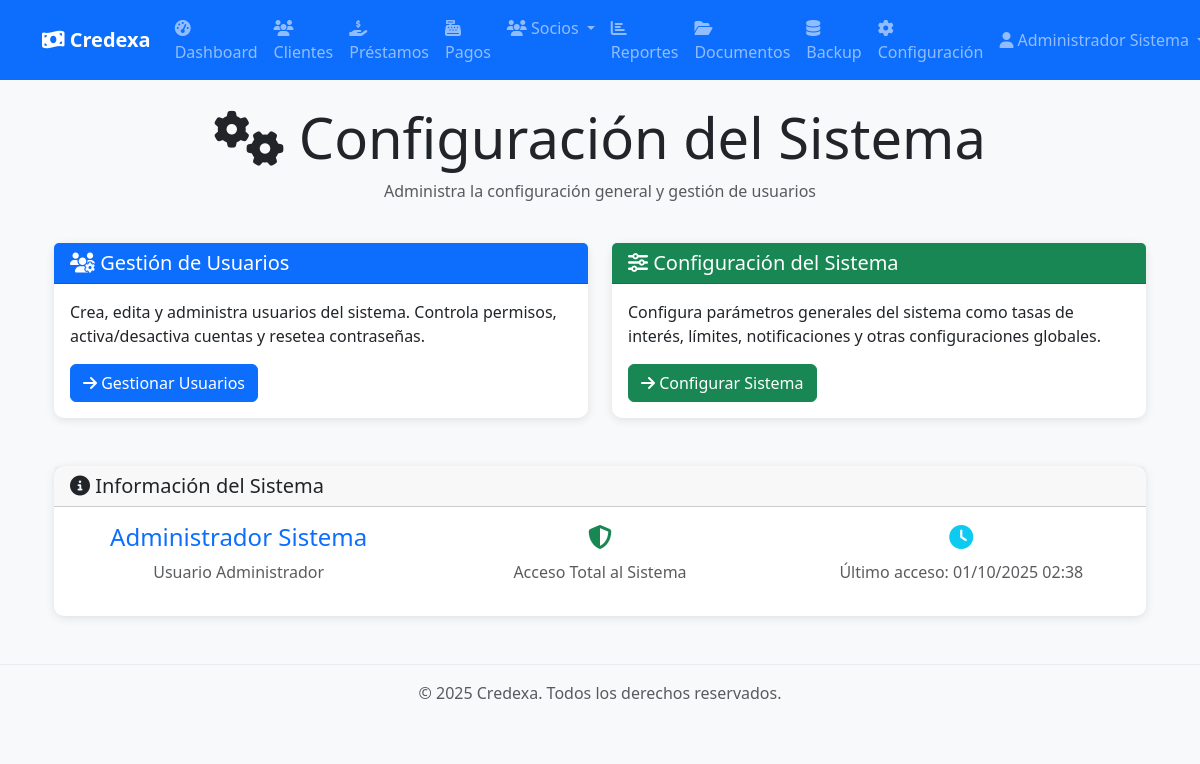
Before: /api/configuracion (signed in) with the older database file.
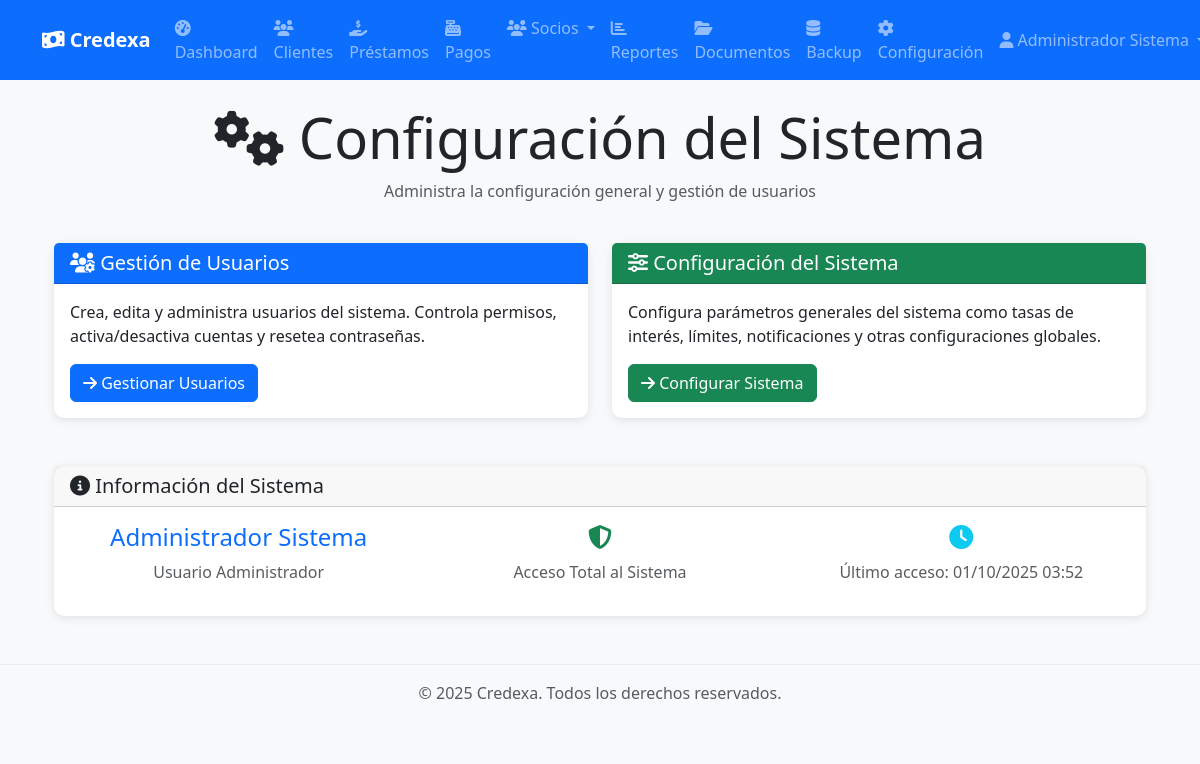
After: the same page with the newer database file.
### app/models/user.py (models this page shows, shortened)
class Usuario(Base):
    __tablename__ = "usuarios"
    id = Column(Integer, primary_key=True, index=True)
    nombre_completo = Column(String, nullable=False)
    username = Column(String, unique=True, index=True, nullable=False)
    email = Column(String, unique=True, index=True, nullable=False)
    hashed_password = Column(String, nullable=False)
    rol_id = Column(Integer, ForeignKey("roles.id"), nullable=False)
    activo = Column(Boolean, default=True, nullable=False)
    ultimo_login = Column(DateTime(timezone=True), nullable=True)
    creado_en = Column(DateTime(timezone=True), server_default=func.now())
    actualizado_en = Column(DateTime(timezone=True), onupdate=func.now())
    rol = relationship("Rol", back_populates="usuarios")
    pagos_socio = relationship("PagoSocio", back_populates="usuario", cascade="all, delete-orphan")
    documentos_subidos = relationship("Documento", back_populates="usuario_subio")
    carpetas_creadas = relationship("Carpeta", back_populates="usuario_creador")

### app/api/configuracion.py (the view)
@router.get("", response_class=HTMLResponse)
async def pagina_configuracion(
    request: Request,
    current_user: UsuarioModel = Depends(get_current_admin_user)
):
    return templates.TemplateResponse("configuracion/index.html", {
        "request": request,
        "title": "Configuración del Sistema",
        "user": current_user
    })

### app/templates/configuracion/index.html (shortened to what this page needs)
{% extends "base.html" %}
{% block content %}
<div class="container mt-4">
    <div class="row mb-4">
        <div class="col-12">
            <h1 class="display-4 text-center">
                <i class="fas fa-cogs"></i> Configuración del Sistema
            </h1>
            <p class="text-center text-muted">Administra la configuración general y gestión de usuarios</p>
        </div>
    </div>
    <div class="row">
        <div class="col-md-6 mb-4">
            <div class="card h-100 border-primary">
                <div class="card-header bg-primary text-white">
                    <h5 class="mb-0">
                        <i class="fas fa-users-cog"></i>
                        Gestión de Usuarios
                    </h5>
                </div>
                <div class="card-body d-flex flex-column">
                    <p class="card-text">
                        Crea, edita y administra usuarios del sistema. Controla permisos,
                        activa/desactiva cuentas y resetea contraseñas.
                    </p>
                    <div class="mt-auto">
                        <a href="/configuracion/usuarios" class="btn btn-primary">
                            <i class="fas fa-arrow-right"></i>
                            Gestionar Usuarios
                        </a>
                    </div>
                </div>
            </div>
        </div>
        <div class="col-md-6 mb-4">
            <div class="card h-100 border-success">
                <div class="card-header bg-success text-white">
                    <h5 class="mb-0">
                        <i class="fas fa-sliders-h"></i>
                        Configuración del Sistema
                    </h5>
                </div>
                <div class="card-body d-flex flex-column">
                    <p class="card-text">
                        Configura parámetros generales del sistema como tasas de interés,
                        límites, notificaciones y otras configuraciones globales.
                    </p>
                    <div class="mt-auto">
                        <a href="/configuracion/sistema" class="btn btn-success">
                            <i class="fas fa-arrow-right"></i>
                            Configurar Sistema
                        </a>
                    </div>
                </div>
            </div>
        </div>
    </div>
    <div class="row mt-4">
        <div class="col-12">
            <div class="card">
                <div class="card-header">
                    <h5 class="mb-0">
                        <i class="fas fa-info-circle"></i>
                        Información del Sistema
                    </h5>
                </div>
                <div class="card-body">
                    <div class="row">
                        <div class="col-md-4">
                            <div class="text-center">
                                <h4 class="text-primary">{{ user.nombre_completo }}</h4>
                                <p class="text-muted">Usuario Administrador</p>
                            </div>
                        </div>
                        <div class="col-md-4">
                            <div class="text-center">
                                <h4 class="text-success">
                                    <i class="fas fa-shield-alt"></i>
                                </h4>
                                <p class="text-muted">Acceso Total al Sistema</p>
                            </div>
                        </div>
                        <div class="col-md-4">
                            <div class="text-center">
                                <h4 class="text-info">
                                    <i class="fas fa-clock"></i>
                                </h4>
                                <p class="text-muted">Último acceso: {{ user.ultimo_login.strftime('%d/%m/%Y %H:%M') if user.ultimo_login else 'Nunca' }}</p>
                            </div>
                        </div>
                    </div>
                </div>
            </div>
        </div>
    </div>
</div>
{% endblock %}

### app/templates/base.html (shortened to what this page needs)
<!DOCTYPE html>
<html lang="es">
<head>
    <link href="https://cdn.jsdelivr.net/npm/bootstrap@5.3.0/dist/css/bootstrap.min.css" rel="stylesheet">
    <link rel="stylesheet" href="https://cdnjs.cloudflare.com/ajax/libs/font-awesome/6.4.0/css/all.min.css">
    <link href="/static/css/style.css" rel="stylesheet">
</head>
<body>
    <nav class="navbar navbar-expand-lg navbar-dark bg-primary">
        <div class="container">
            <a class="navbar-brand" href="/">
                <i class="fas fa-money-bill-wave"></i>
                Credexa
            </a>
            {% if user %}
            <div class="collapse navbar-collapse" id="navbarNav">
                <ul class="navbar-nav me-auto">
                    <li class="nav-item">
                        <a class="nav-link" href="/dashboard">
                            <i class="fas fa-tachometer-alt"></i> Dashboard
                        </a>
                    </li>
                    <li class="nav-item">
                        <a class="nav-link" href="/clientes">
                            <i class="fas fa-users"></i> Clientes
                        </a>
                    </li>
                    <li class="nav-item">
                        <a class="nav-link" href="/prestamos">
                            <i class="fas fa-hand-holding-usd"></i> Préstamos
                        </a>
                    </li>
                    <li class="nav-item">
                        <a class="nav-link" href="/pagos">
                            <i class="fas fa-cash-register"></i> Pagos
                        </a>
                    </li>
                    <li class="nav-item dropdown">
                        <a class="nav-link dropdown-toggle" href="#" id="sociosDropdown" role="button" data-bs-toggle="dropdown">
                            <i class="fas fa-users"></i> Socios
                        </a>
                    </li>
                    <li class="nav-item">
                        <a class="nav-link" href="/reportes">
                            <i class="fas fa-chart-bar"></i> Reportes
                        </a>
                    </li>
                    <li class="nav-item">
                        <a class="nav-link" href="/documentos">
                            <i class="fas fa-folder-open"></i> Documentos
                        </a>
                    </li>
                    {% if user.is_admin %}
                    <li class="nav-item">
                        <a class="nav-link" href="/backup">
                            <i class="fas fa-database"></i> Backup
                        </a>
                    </li>
                    <li class="nav-item">
                        <a class="nav-link" href="/configuracion">
                            <i class="fas fa-cog"></i> Configuración
                        </a>
                    </li>
                    {% endif %}
                </ul>
                <ul class="navbar-nav">
                    <li class="nav-item dropdown">
                        <a class="nav-link dropdown-toggle" href="#" id="userDropdown" role="button" data-bs-toggle="dropdown">
                            <i class="fas fa-user"></i> {{ user.nombre_completo }}
                        </a>
                    </li>
                </ul>
            </div>
            {% endif %}
        </div>
    </nav>
    <main class="{% block main_class %}container mt-4{% endblock %}">
        {% block content %}{% endblock %}
    </main>
    <footer class="bg-light text-center text-muted py-3 mt-5">
        <div class="container">
            <p>&copy; 2025 Credexa. Todos los derechos reservados.</p>
        </div>
    </footer>
</body>
</html>

### app/static/css/style.css (style rules this page uses)
:root { --primary-color: #0d6efd; --success-color: #198754; --warning-color: #ffc107; --danger-color: #dc3545; --info-color: #0dcaf0; --light-bg: #f8f9fa; --dark-text: #212529; }
body { font-family: 'Segoe UI', Tahoma, Geneva, Verdana, sans-serif; background-color: #f8f9fa; }
.navbar-brand { font-weight: bold; }
.card { border: none; border-radius: 10px; box-shadow: 0 2px 10px rgba(0, 0, 0, 0.1); transition: transform 0.2s ease-in-out, box-shadow 0.2s ease-in-out; }
.btn { border-radius: 6px; font-weight: 500; transition: all 0.2s ease-in-out; }
.nav-link { font-weight: 500; transition: color 0.2s ease; }
footer { margin-top: auto; border-top: 1px solid #e9ecef; }

Changed rows visible on the page:
changed Usuario "Administrador Sistema": ultimo_login "01/10/2025 02:38" → "01/10/2025 03:52"
